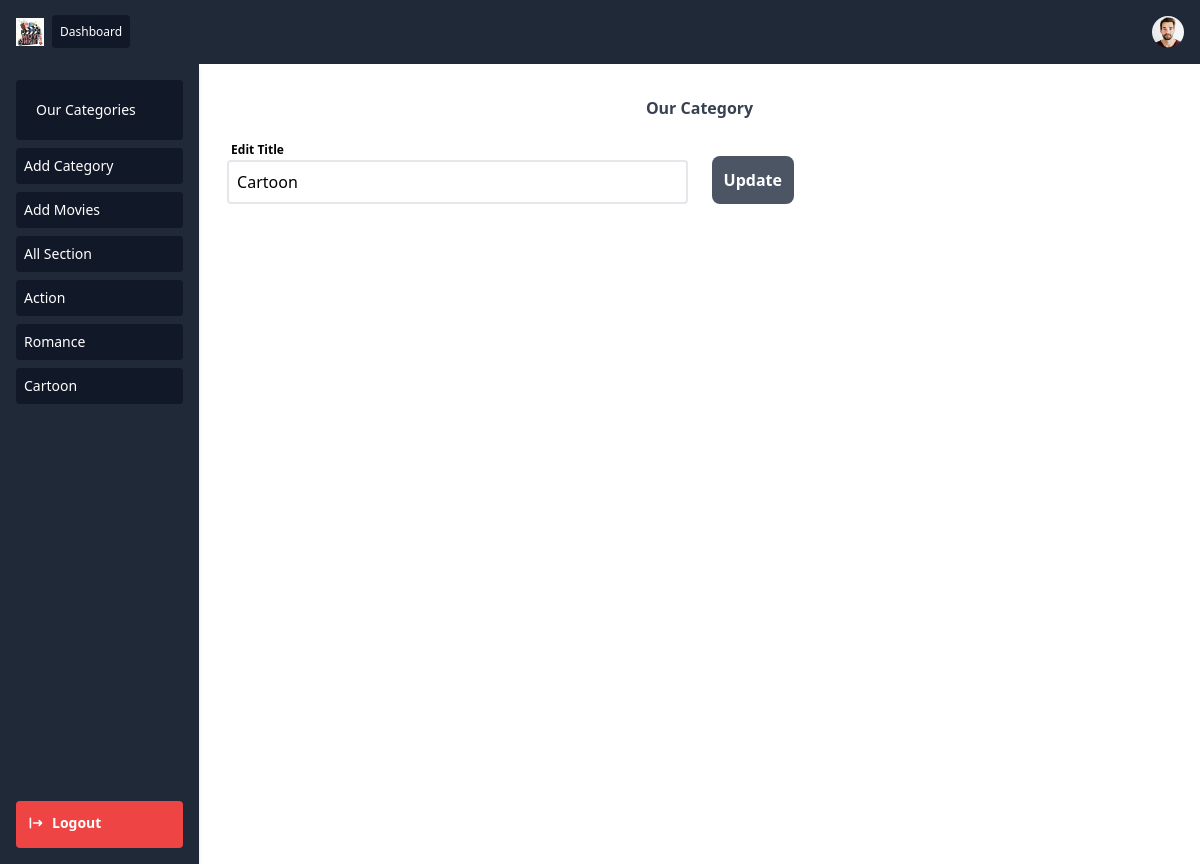
The app's page /categories/4/ (signed in) with its own data.
### home/models.py (models this page shows, shortened)
class Category(models.Model):
    title=models.CharField(max_length=255)
    slug = models.SlugField(null=False, unique=True)

### home/views.py (the view, shortened to what this page needs)
# urls.py: path('categories/<int:pk>/',views.editcateg,name="editcateg"),
def editcateg(request,pk):
   ck=Admin.objects.filter(user=request.user)
   if ck is not None:
      categ=Category.objects.all()
      catego=Category.objects.get(id=pk)
      return render(request,'../templates/abakozi/editcateg.html',{'categ':categ,'catego':catego})
   return redirect('/')

### templates/abakozi/editcateg.html (shortened to what this page needs)
{% include 'abakozi/nav.html'%}
<section class="w-full p-4">
    <div class="w-full text-md">
<h2 class="text-center py-4 font-bold text-gray-700">Our Category</h2>
<form class="w-full flex flex-wrap" method="POST" >
    <div class="w-1/2">
        <div class="w-full px-3 ">
            <label for="" class="text-xs font-semibold px-1">Edit Title</label>
            <div class="w-full">
                <input type="text" value="{{catego.title}}" name="cat" class="w-full px-2 py-2 rounded border-2 border-gray-200 outline-none focus:border-indigo-500" >
            </div>
        </div>
    </div>
    <div class="">
        <div class="w-full px-3 mb-5 py-5">
            <button type="submit" class="block w-full max-w-xs mx-auto bg-gray-600 hover:bg-indigo-700 focus:bg-indigo-700 text-white rounded-lg px-3 py-3
             font-semibold">Update</button>
        </div>
    </div>
</form>
      </div>
      </section>
  </main>
</body>
</html>

### templates/abakozi/nav.html (shortened to what this page needs)
<!DOCTYPE html>
<html lang="en">
<head>
    <link href="https://unpkg.com/tailwindcss@^2/dist/tailwind.min.css" rel="stylesheet">
</head>
<body>
    <header class="w-full bg-gray-800 p-4 flex justify-between items-center">
        <nav class="flex items-center">
          <img class="w-7 h-7" src="../../static/logo.png/" />
          <div class="text-white text-xs hidden sm:block ml-2">
            <a href="{% url 'dashhome'%}" class="bg-gray-900 hover:bg-gray-700 p-2 rounded cursor-pointer">Dashboard</a>
          </div>
        </nav>
        <div class="w-8 h-8 cursor-pointer">
          <img class="rounded-full" />
        </div>
      </header>
      <main class="flex w-full h-screen">
      <aside class="w-60 h-screen bg-gray shadow-md w-fulll hidden sm:block">
        <div class="flex flex-col justify-between h-screen p-4 bg-gray-800">
            <div class="text-sm">
              <div class="bg-gray-900 text-white p-5 rounded cursor-pointer">Our Categories</div>
              <a href="{% url 'addcat' %}"><div class="bg-gray-900 text-white p-2 rounded mt-2 cursor-pointer hover:bg-gray-700 hover:text-blue-300">Add Category</div></a>
              <a href="{% url 'addmov' %}"><div class="bg-gray-900 text-white p-2 rounded mt-2 cursor-pointer hover:bg-gray-700 hover:text-blue-300">Add Movies</div></a>
              <a href=""><div class="bg-gray-900 text-white p-2 rounded mt-2 cursor-pointer hover:bg-gray-700 hover:text-blue-300">All Section</div></a>
                {% for dt in categ%}
              <a href=""><div class="bg-gray-900 flex justify-between items-center text-white p-2 rounded mt-2 cursor-pointer hover:bg-gray-700 hover:text-blue-300">
                {{dt.title}}
              </div></a>
              {%endfor%}
            </div>
            <div class="flex p-3 text-white bg-red-500 rounded cursor-pointer text-center text-sm">
            <a href="{% url 'logout'%}">  <button class="rounded inline-flex items-center">
                <span class="font-semibold">Logout</span>
              </button></a>
            </div>
        </div>
      </aside>

### records on screen
Category: title "Action"
Category: title "Romance"
Category: title "Cartoon", cat "Cartoon"
